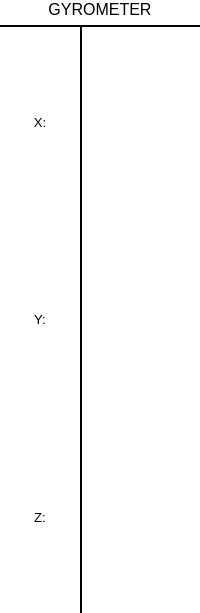
                        <widget class="QFrame" name="frame_15">
                         <property name="minimumSize">
                          <size>
                           <width>150</width>
                           <height>0</height>
                          </size>
                         </property>
                         <property name="maximumSize">
                          <size>
                           <width>16777215</width>
                           <height>16777215</height>
                          </size>
                         </property>
                         <property name="styleSheet">
                          <string notr="true">background:white;
border-radius: 15px;</string>
                         </property>
                         <property name="frameShape">
                          <enum>QFrame::StyledPanel</enum>
                         </property>
                         <property name="frameShadow">
                          <enum>QFrame::Raised</enum>
                         </property>
                         <layout class="QVBoxLayout" name="verticalLayout_58" stretch="0,1">
                          <property name="leftMargin">
                           <number>0</number>
                          </property>
                          <property name="topMargin">
                           <number>0</number>
                          </property>
                          <property name="rightMargin">
                           <number>0</number>
                          </property>
                          <property name="bottomMargin">
                           <number>0</number>
                          </property>
                          <item>
                           <widget class="QLabel" name="label_38">
                            <property name="font">
                             <font>
                              <pointsize>12</pointsize>
                             </font>
                            </property>
                            <property name="styleSheet">
                             <string notr="true">background:transparent;
border-top-left-radius: 15px;
border-top-right-radius: 15px;</string>
                            </property>
                            <property name="text">
                             <string>GYROMETER</string>
                            </property>
                            <property name="alignment">
                             <set>Qt::AlignCenter</set>
                            </property>
                           </widget>
                          </item>
                          <item>
                           <widget class="QFrame" name="frame_57">
                            <property name="frameShape">
                             <enum>QFrame::StyledPanel</enum>
                            </property>
                            <property name="frameShadow">
                             <enum>QFrame::Raised</enum>
                            </property>
                            <layout class="QHBoxLayout" name="horizontalLayout_48">
                             <property name="spacing">
                              <number>0</number>
                             </property>
                             <property name="leftMargin">
                              <number>0</number>
                             </property>
                             <property name="topMargin">
                              <number>0</number>
                             </property>
                             <property name="rightMargin">
                              <number>0</number>
                             </property>
                             <property name="bottomMargin">
                              <number>0</number>
                             </property>
                             <item>
                              <widget class="QFrame" name="frame_95">
                               <property name="styleSheet">
                                <string notr="true">background:transparent;
border-top-left-radius:0px;
border-top-right-radius:0px;</string>
                               </property>
                               <property name="frameShape">
                                <enum>QFrame::StyledPanel</enum>
                               </property>
                               <property name="frameShadow">
                                <enum>QFrame::Raised</enum>
                               </property>
                               <layout class="QVBoxLayout" name="verticalLayout_70">
                                <property name="leftMargin">
                                 <number>0</number>
                                </property>
                                <property name="topMargin">
                                 <number>0</number>
                                </property>
                                <property name="rightMargin">
                                 <number>0</number>
                                </property>
                                <property name="bottomMargin">
                                 <number>0</number>
                                </property>
                                <item>
                                 <widget class="QLabel" name="label_54">
                                  <property name="font">
                                   <font>
                                    <pointsize>10</pointsize>
                                   </font>
                                  </property>
                                  <property name="styleSheet">
                                   <string notr="true">border-top:1.5px solid black;</string>
                                  </property>
                                  <property name="text">
                                   <string>X:</string>
                                  </property>
                                  <property name="alignment">
                                   <set>Qt::AlignCenter</set>
                                  </property>
                                 </widget>
                                </item>
                                <item>
                                 <widget class="QLabel" name="label_55">
                                  <property name="font">
                                   <font>
                                    <pointsize>10</pointsize>
                                   </font>
                                  </property>
                                  <property name="text">
                                   <string>Y:</string>
                                  </property>
                                  <property name="alignment">
                                   <set>Qt::AlignCenter</set>
                                  </property>
                                 </widget>
                                </item>
                                <item>
                                 <widget class="QLabel" name="label_56">
                                  <property name="font">
                                   <font>
                                    <pointsize>10</pointsize>
                                   </font>
                                  </property>
                                  <property name="text">
                                   <string>Z:</string>
                                  </property>
                                  <property name="alignment">
                                   <set>Qt::AlignCenter</set>
                                  </property>
                                 </widget>
                                </item>
                               </layout>
                              </widget>
                             </item>
                             <item>
                              <widget class="QFrame" name="frame_96">
                               <property name="sizePolicy">
                                <sizepolicy hsizetype="Preferred" vsizetype="Preferred">
                                 <horstretch>0</horstretch>
                                 <verstretch>0</verstretch>
                                </sizepolicy>
                               </property>
                               <property name="minimumSize">
                                <size>
                                 <width>120</width>
                                 <height>0</height>
                                </size>
                               </property>
                               <property name="maximumSize">
                                <size>
                                 <width>120</width>
                                 <height>16777215</height>
                                </size>
                               </property>
                               <property name="styleSheet">
                                <string notr="true">background:transparent;
border-top-left-radius:0px;
border-top-right-radius:0px;
border-bottom-left-radius:0px;
border-left:1.5px solid black;</string>
                               </property>
                               <property name="frameShape">
                                <enum>QFrame::StyledPanel</enum>
                               </property>
                               <property name="frameShadow">
                                <enum>QFrame::Raised</enum>
                               </property>
                               <layout class="QVBoxLayout" name="verticalLayout_71">
                                <property name="leftMargin">
                                 <number>0</number>
                                </property>
                                <property name="topMargin">
                                 <number>0</number>
                                </property>
                                <property name="rightMargin">
                                 <number>0</number>
                                </property>
                                <property name="bottomMargin">
                                 <number>0</number>
                                </property>
                                <item>
                                 <widget class="QTextEdit" name="gyrometer_value_x">
                                  <property name="sizePolicy">
                                   <sizepolicy hsizetype="Preferred" vsizetype="Preferred">
                                    <horstretch>0</horstretch>
                                    <verstretch>0</verstretch>
                                   </sizepolicy>
                                  </property>
                                  <property name="minimumSize">
                                   <size>
                                    <width>0</width>
                                    <height>30</height>
                                   </size>
                                  </property>
                                  <property name="font">
                                   <font>
                                    <pointsize>10</pointsize>
                                   </font>
                                  </property>
                                  <property name="styleSheet">
                                   <string notr="true">background:transparent;
border-top:1.5px solid black;
border-left:0px;</string>
                                  </property>
                                  <property name="readOnly">
                                   <bool>true</bool>
                                  </property>
                                 </widget>
                                </item>
                                <item>
                                 <widget class="QTextEdit" name="gyrometer_value_y">
                                  <property name="sizePolicy">
                                   <sizepolicy hsizetype="Preferred" vsizetype="Preferred">
                                    <horstretch>0</horstretch>
                                    <verstretch>0</verstretch>
                                   </sizepolicy>
                                  </property>
                                  <property name="minimumSize">
                                   <size>
                                    <width>0</width>
                                    <height>30</height>
                                   </size>
                                  </property>
                                  <property name="font">
                                   <font>
                                    <pointsize>10</pointsize>
                                   </font>
                                  </property>
                                  <property name="styleSheet">
                                   <string notr="true">background:transparent;
border-left:0px;</string>
                                  </property>
                                  <property name="readOnly">
                                   <bool>true</bool>
                                  </property>
                                 </widget>
                                </item>
                                <item>
                                 <widget class="QTextEdit" name="gyrometer_value_z">
                                  <property name="sizePolicy">
                                   <sizepolicy hsizetype="Preferred" vsizetype="Preferred">
                                    <horstretch>0</horstretch>
                                    <verstretch>0</verstretch>
                                   </sizepolicy>
                                  </property>
                                  <property name="minimumSize">
                                   <size>
                                    <width>0</width>
                                    <height>30</height>
                                   </size>
                                  </property>
                                  <property name="font">
                                   <font>
                                    <pointsize>10</pointsize>
                                   </font>
                                  </property>
                                  <property name="styleSheet">
                                   <string notr="true">background:transparent;
border-bottom-right-radius: 15px;
border-left:0px;
</string>
                                  </property>
                                  <property name="readOnly">
                                   <bool>true</bool>
                                  </property>
                                 </widget>
                                </item>
                               </layout>
                              </widget>
                             </item>
                            </layout>
                           </widget>
                          </item>
                         </layout>
                        </widget>
